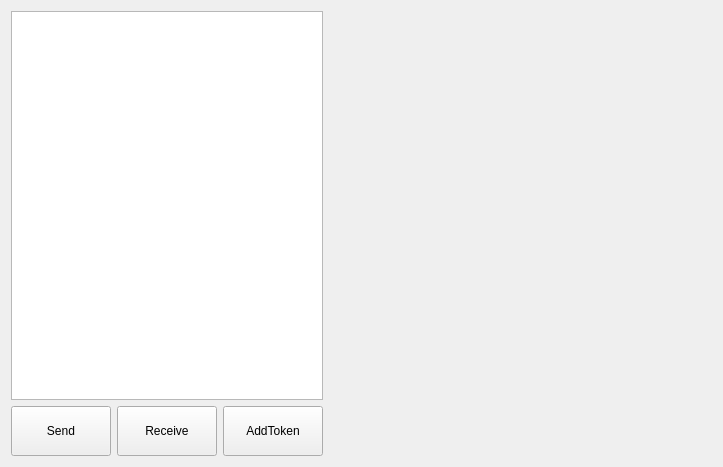
<?xml version="1.0" encoding="UTF-8"?>
<ui version="4.0">
 <class>QRCToken</class>
 <widget class="QWidget" name="QRCToken">
  <property name="geometry">
   <rect>
    <x>0</x>
    <y>0</y>
    <width>723</width>
    <height>467</height>
   </rect>
  </property>
  <property name="windowTitle">
   <string>Form</string>
  </property>
  <layout class="QVBoxLayout" name="verticalLayout_2" stretch="5,3">
   <item>
    <layout class="QHBoxLayout" name="horizontalLayout" stretch="2,3">
     <item>
      <layout class="QVBoxLayout" name="verticalLayout_3">
       <item>
        <widget class="QListView" name="tokensList">
         <property name="styleSheet">
          <string notr="true"/>
         </property>
        </widget>
       </item>
       <item>
        <layout class="QHBoxLayout" name="horizontalLayout_2">
         <item>
          <widget class="QToolButton" name="sendButton">
           <property name="sizePolicy">
            <sizepolicy hsizetype="Expanding" vsizetype="Fixed">
             <horstretch>0</horstretch>
             <verstretch>0</verstretch>
            </sizepolicy>
           </property>
           <property name="minimumSize">
            <size>
             <width>100</width>
             <height>50</height>
            </size>
           </property>
           <property name="text">
            <string>Send</string>
           </property>
          </widget>
         </item>
         <item>
          <widget class="QToolButton" name="receiveButton">
           <property name="sizePolicy">
            <sizepolicy hsizetype="Expanding" vsizetype="Fixed">
             <horstretch>0</horstretch>
             <verstretch>0</verstretch>
            </sizepolicy>
           </property>
           <property name="minimumSize">
            <size>
             <width>100</width>
             <height>50</height>
            </size>
           </property>
           <property name="text">
            <string>Receive</string>
           </property>
          </widget>
         </item>
         <item>
          <widget class="QToolButton" name="addTokenButton">
           <property name="sizePolicy">
            <sizepolicy hsizetype="Expanding" vsizetype="Fixed">
             <horstretch>0</horstretch>
             <verstretch>0</verstretch>
            </sizepolicy>
           </property>
           <property name="minimumSize">
            <size>
             <width>100</width>
             <height>50</height>
            </size>
           </property>
           <property name="text">
            <string>AddToken</string>
           </property>
          </widget>
         </item>
        </layout>
       </item>
      </layout>
     </item>
     <item>
      <widget class="QStackedWidget" name="stackedWidget"/>
     </item>
    </layout>
   </item>
   <item>
    <layout class="QVBoxLayout" name="tokenViewLayout"/>
   </item>
  </layout>
 </widget>
 <resources/>
 <connections/>
</ui>
